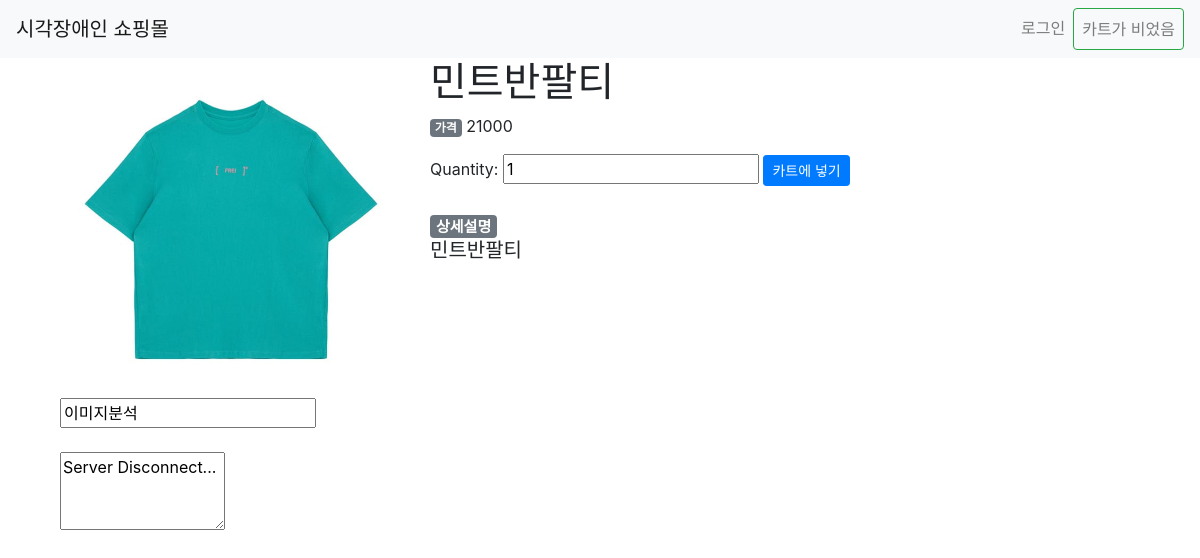
Page /7/Mint_short/ on the committed database.
### shop/models.py (models this page shows, shortened)
class Product(models.Model):
    category = models.ForeignKey(
        Category, on_delete=models.SET_NULL, null=True, related_name="products"
    )
    name = models.CharField(max_length=200, db_index=True)
    slug = models.SlugField(
        max_length=200, db_index=True, unique=True, allow_unicode=True
    )
    image = models.ImageField(upload_to="products/%Y/%m/%d", blank=True)
    description = models.TextField(blank=True)
    meta_description = models.TextField(blank=True)
    price = models.IntegerField()
    stock = models.PositiveIntegerField()
    available_display = models.BooleanField("Display", default=True)
    available_order = models.BooleanField("Order", default=True)
    created = models.DateTimeField(auto_now_add=True)
    updated = models.DateTimeField(auto_now=True)
    class Meta:
        ordering = ["-created"]
        index_together = [["id", "slug"]]

### shop/views.py (the view)
# urls.py: path("<int:id>/<product_slug>/", product_detail, name="product_detail"),
def product_detail(request, id, product_slug=None):
    product = get_object_or_404(Product, id=id, slug=product_slug)
    add_to_cart = AddProductForm(initial={"quantity": 1})
    return render(
        request, "shop/detail.html", {"product": product, "add_to_cart": add_to_cart}
    )

### cart/forms.py
class AddProductForm(forms.Form):
    quantity = forms.IntegerField()
    is_update = forms.BooleanField(required=False, initial=False, widget=forms.HiddenInput)

### shop/templates/shop/detail.html (shortened to what this page needs)
{% extends 'base.html' %}
{% block content %}
<div class="container">
    <div class="row">
        <div class="col-4">
            <img src="{{product.image.url}}" width="100%"> <br>
            <form>
                <input onclick="analyze('http://59.26.44.137:8001{{product.image.url}}')" value="이미지분석"" type=" button"
                    class="floating_element">
            </form>
            <br>
            <textarea id="messageTextArea" rows="3" class="floating_element" cols="14" readonly>...</textarea>
        </div>
        <div class="col">
            <h1 class="display-6" tabindex="0">{{product.name}}</h1>
            <p tabindex="0"><span class="badge badge-secondary">가격</span> {{product.price}}</p>
            <form action="{% url 'cart:product_add' product.id %}" method="post">
                {{add_to_cart}}
                <input type="submit" class="btn btn-primary btn-sm" value="카트에 넣기">
            </form>
            <br>
            <h5 tabindex="0"><span class="badge badge-secondary">상세설명</span>{{product.description|linebreaks}}</h5>
        </div>
    </div>
</div>
{% endblock %}

### rows in the picture
Product: image (picture), name "민트반팔티", price "21000", description "민트반팔티"
